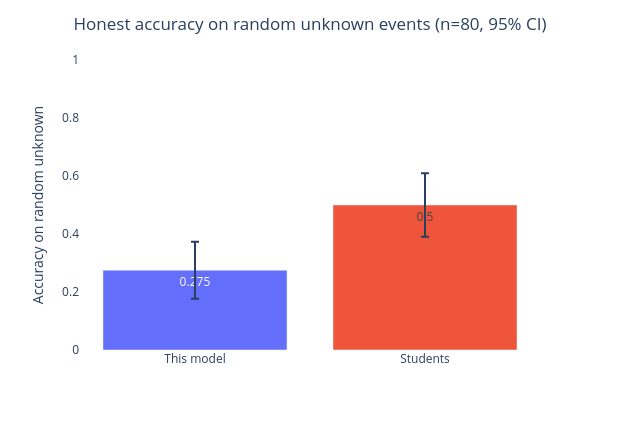

Notebook code for this chart:
### Code cell
n = len(rand)
ma, sa = rand['model_correct'].mean(), rand['students_correct'].mean()
ci = lambda p: 1.96 * (p * (1 - p) / n) ** 0.5  # normal-approx 95% CI (small n!)

head = pd.DataFrame({'source': ['This model', 'Students'],
                     'accuracy': [ma, sa], 'ci': [ci(ma), ci(sa)]})
fig = px.bar(head, x='source', y='accuracy', color='source', text=head['accuracy'].round(3),
             error_y=head['ci'], labels={'source': '', 'accuracy': 'Accuracy on random unknown'})
fig.update_layout(title={'text': f'Honest accuracy on random unknown events (n={n}, 95% CI)', 'x': 0.5},
                  plot_bgcolor='white', width=620, height=430, yaxis={'range': [0, 1]}, showlegend=False)
fig.show()

### Figure 1 — Plotly figure (JSON) as saved in the notebook; plotly's stock layout.template omitted (floating-point values rounded to 4 significant figures)
{"data": [{"error_y": {"array": [0.09785]}, "hovertemplate": "=%{x}<br>Accuracy on random unknown=%{text}<extra></extra>", "legendgroup": "This model", "marker": {"color": "#636efa", "pattern": {"shape": ""}}, "name": "This model", "orientation": "v", "showlegend": true, "text": [0.275], "textposition": "auto", "type": "bar", "x": ["This model"], "xaxis": "x", "y": [0.275], "yaxis": "y"}, {"error_y": {"array": [0.1096]}, "hovertemplate": "=%{x}<br>Accuracy on random unknown=%{text}<extra></extra>", "legendgroup": "Students", "marker": {"color": "#EF553B", "pattern": {"shape": ""}}, "name": "Students", "orientation": "v", "showlegend": true, "text": [0.5], "textposition": "auto", "type": "bar", "x": ["Students"], "xaxis": "x", "y": [0.5], "yaxis": "y"}], "layout": {"barmode": "relative", "height": 430, "legend": {"title": {"text": ""}, "tracegroupgap": 0}, "margin": {"t": 60}, "plot_bgcolor": "white", "showlegend": false, "title": {"text": "Honest accuracy on random unknown events (n=80, 95% CI)", "x": 0.5}, "width": 620, "xaxis": {"anchor": "y", "categoryarray": ["This model", "Students"], "categoryorder": "array", "domain": [0, 1], "title": {"text": ""}}, "yaxis": {"anchor": "x", "domain": [0, 1], "range": [0, 1], "title": {"text": "Accuracy on random unknown"}}}}
